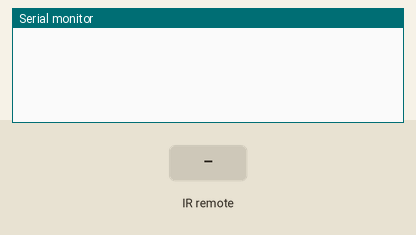
A sketch run on a simulated Arduino Leonardo, built with avr-gcc and run on an emulated ATmega32U4. On the bench: the last lines printed to the serial monitor. The test bench sets the inputs (shaded band). USB keyboard and mouse output is not drawn.

Above: at 2.2 s.
2.3 s: infrared code 0xFFC23D received
At 3.2 s:
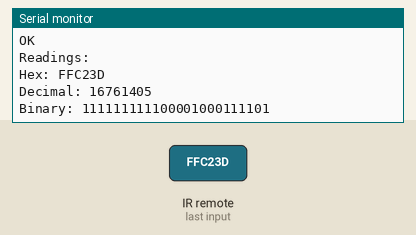
3.8 s: infrared code 0xFF22DD received
At 4.4 s:
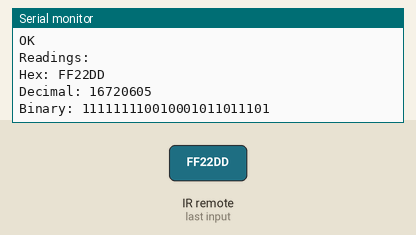
5.3 s: infrared code 0xFF629D received
At 6.5 s:
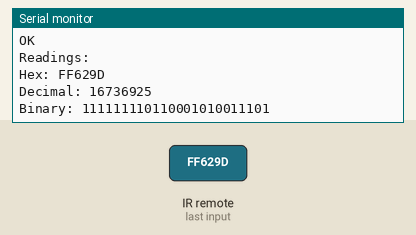
6.8 s: infrared code 0xFFA857 received
At 7.9 s:
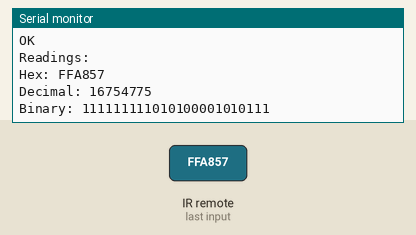
8.3 s: infrared code 0xFF42BD received
At 8.41 s:
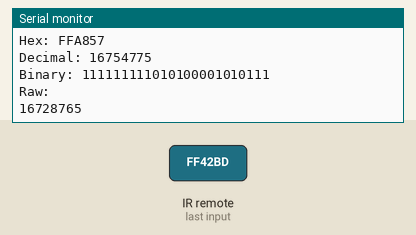
Timing chart, 0 to 10.9 s (numbered marks = the images above; inputs shaded):
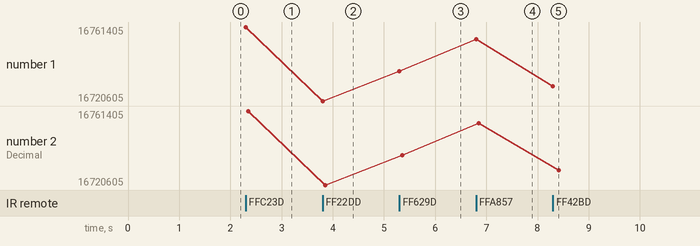

The sketch:

passador_de_slides.ino
```cpp
#include "Keyboard.h"

#include <IRremote.h>

// Os valores foram lidos e colocados direto no programa
#define RIGHT_BUTTON              16761405
#define LEFT_BUTTON               16720605
#define UP_BUTTON                 16736925
#define DOWN_BUTTON               16754775
#define HASHTAG_BUTTON            16732845
#define ASTERISK_BUTTON           16728765

const int receiverPin = 2;

IRrecv irrecv (receiverPin);
decode_results results;

void setup ()
{
  Serial.begin (9600);

  Keyboard.begin ();
  //Keyboard.end();

  irrecv.enableIRIn (); // Starts the receiver

  delay (1000);
}

void loop ()
{
  if (irrecv.decode (&results))
  {
    Serial.println ("Raw: ");
    Serial.println (results.value);
    if (results.value == RIGHT_BUTTON)
    {
      Keyboard.press (KEY_RIGHT_ARROW);
      Keyboard.releaseAll ();
      delay (50);
    }
    else if (results.value == LEFT_BUTTON)
    {
      Keyboard.press (KEY_LEFT_ARROW);
      Keyboard.releaseAll ();
      delay (50);
    }
    else if (results.value == UP_BUTTON)
    {
      Keyboard.press (KEY_UP_ARROW);
      Keyboard.releaseAll ();
      delay (50);
    }
    else if (results.value == DOWN_BUTTON)
    {
      Keyboard.press (KEY_DOWN_ARROW);
      Keyboard.releaseAll ();
      delay (50);
    }
    else if (results.value == HASHTAG_BUTTON)
    {
      Keyboard.press (KEY_LEFT_GUI);
      Keyboard.releaseAll ();
      delay (500);
      Keyboard.print ("terminal");
      delay (100);
      Keyboard.press(KEY_RETURN);
      Keyboard.releaseAll ();
      delay (2000);
      Keyboard.print ("vim");
      Keyboard.press(KEY_RETURN);
      Keyboard.releaseAll ();
      delay (1000);
      Keyboard.print ("i");
      delay (100);
      Keyboard.print ("Hello, iHUB!");
      Keyboard.press(KEY_ESC);
      Keyboard.releaseAll ();
      delay (500);
      Keyboard.press(KEY_LEFT_CTRL);
      Keyboard.press(KEY_LEFT_SHIFT);
      Keyboard.print ("+");
      Keyboard.releaseAll ();
      delay (100);
      Keyboard.press(KEY_LEFT_CTRL);
      Keyboard.press(KEY_LEFT_SHIFT);
      Keyboard.print ("+");
      Keyboard.releaseAll ();
    }
    else if (results.value == ASTERISK_BUTTON)
    {
      Keyboard.press(KEY_LEFT_SHIFT);
      Keyboard.print ("ZQ");
      Keyboard.releaseAll ();
      //Keyboard.press (KEY_RETURN);
      Keyboard.releaseAll ();
      delay (100);
      Keyboard.print ("exit");
      Keyboard.press(KEY_RETURN);
      Keyboard.releaseAll ();
    }

    Serial.println ("OK");
    Serial.println ("Readings: ");
    Serial.print ("Hex: ");
    Serial.println (results.value, HEX);
    Serial.print ("Decimal: ");
    Serial.println (results.value, DEC);
    Serial.print ("Binary: ");
    Serial.println (results.value, BIN);
    Serial.println ();
    Serial.println ();
    irrecv.resume (); // Receives the next value
  }
}
```

Measured:
- after the input at 2.3 s, the serial monitor: prints a new line at once (image 1)
- after the input at 3.8 s, the serial monitor: prints a new line at once (image 2)
- after the input at 5.3 s, the serial monitor: prints a new line at once (image 3)
- after the input at 6.8 s, the serial monitor: prints a new line at once (image 4)
- after the input at 8.3 s, the serial monitor: prints a new line at once (image 5)
- plotted number 1: 16761405 → 16720605 after the input at 3.8 s, 16720605 → 16736925 after the input at 5.3 s, 16736925 → 16754775 after the input at 6.8 s, 16754775 → 16728765 after the input at 8.3 s
- plotted number 2: 16761405 → 16720605 after the input at 3.8 s, 16720605 → 16736925 after the input at 5.3 s, 16736925 → 16754775 after the input at 6.8 s, 16754775 → 16728765 after the input at 8.3 s
